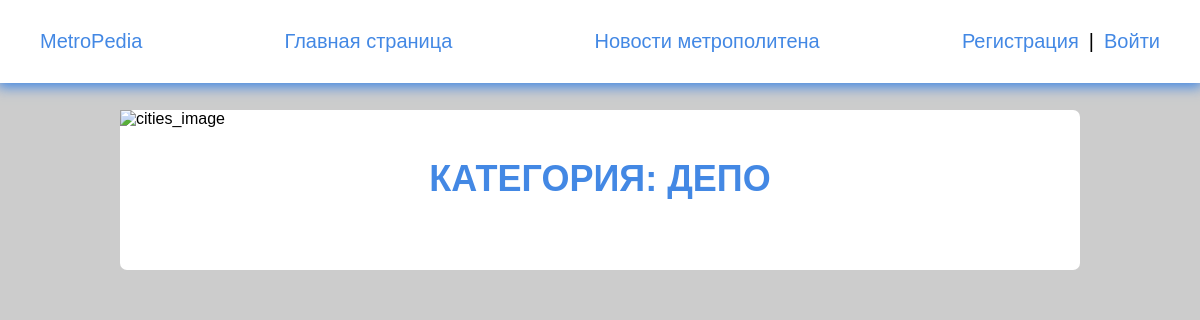
Before: /wiki/depot/ with the older database file.
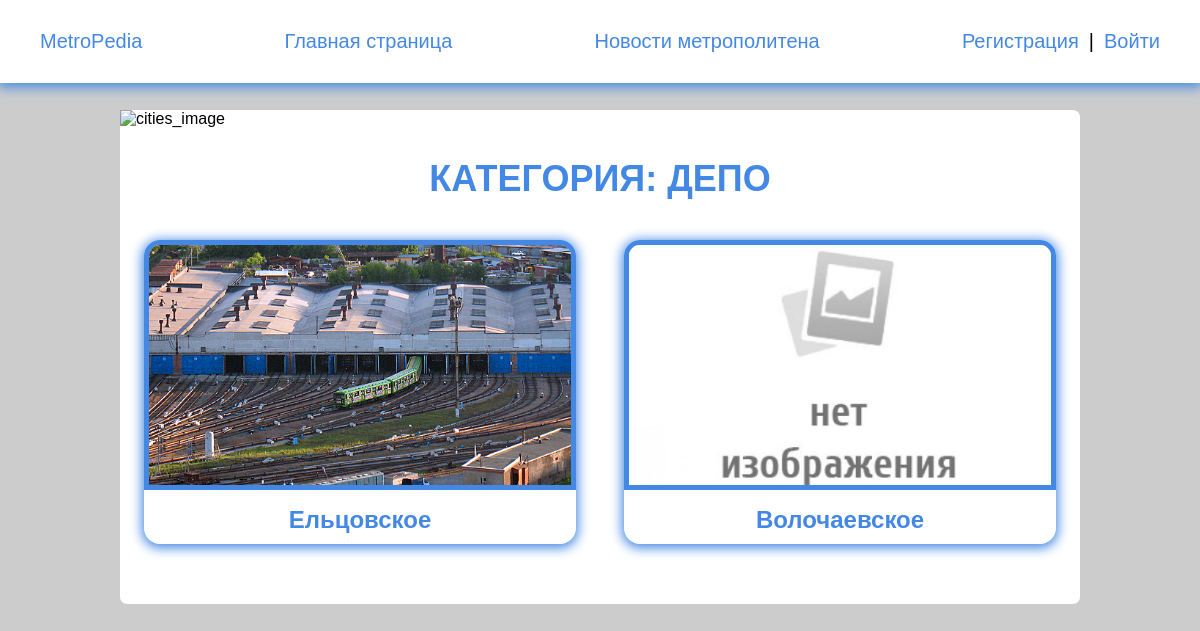
After: the same page with the newer database file.
### metro_wiki/models.py (models this page shows, shortened)
class Depot(models.Model):
    STATUS_TYPE = (
        ('Эксплуатируется', '🚇 Эксплуатируется'),
        ('Строится', '🛠️ Строится'),
        ('Проектируется', '✏ Проектируется'),
        ('Планируется', '📄 Планируется'),
        ('Закрыта', '🔒 Закрыта'),
    )
    number_of_depot = models.IntegerField(default=1, verbose_name='Номер депо')
    title = models.CharField(max_length=100, blank=False, verbose_name='Название депо')
    slug = models.CharField(max_length=100, blank=False, unique=True, verbose_name='Ссылка')
    image = models.ImageField(upload_to='images/%Y/%M/%D', blank=True, verbose_name='Картинка')
    content = RichTextField(blank=True, null=True, verbose_name='Текст', config_name='extends')
    status = models.CharField(max_length=200, choices=STATUS_TYPE, default='Эксплуатируется', verbose_name='Статус')
    index = models.IntegerField(default=0, verbose_name='Номер станций под которым находится',
                                help_text='Укажите 0, чтобы депо отображалось сверху')
    city = models.ForeignKey(City, on_delete=models.PROTECT, verbose_name='Город')
    main_line = models.ForeignKey(Line, on_delete=models.CASCADE, null=True,
                                  verbose_name='Линия на котором она расположена')
    lines = models.ManyToManyField(Line, blank=True, related_name='+', verbose_name='Другие обслуживаемые линии')
    trains = models.ManyToManyField(Train, blank=True, related_name='+', verbose_name='Поезда')
    def get_absolute_url(self):
        return reverse('depot', kwargs={'depot_slug': self.slug})
    class Meta:
        verbose_name = 'Депо'
        verbose_name_plural = 'Депо'
        ordering = ['city', 'number_of_depot']

### metro_wiki/views.py (the view)
# urls.py: path('depot/', Depots.as_view(), name='depots'),
class Depots(DataMixin, ListView):
    model = Depot
    template_name = 'wiki/categories/depots.html'
    context_object_name = 'depots'
    def get_context_data(self, *, object_list=None, **kwargs):
        context = super().get_context_data(**kwargs)
        if self.request.user.is_authenticated:
            context['post_user_count'] = Blog.objects.filter(owner=self.request.user).count
        c_def = self.get_user_context(title='Депо')
        return dict(list(context.items()) + list(c_def.items()))

### main_page/utils.py (called while the page is built)
    @staticmethod
    def get_user_context(**kwargs):
        context = kwargs
        context['menu'] = menu
        context['submenu_editor'] = submenu_editor
        context['cats'] = cats
        return context

### metro_wiki/templates/wiki/categories/depots.html
{% extends 'main_page/base.html' %}
{% load static %}
{% block content %}
    <main class="content post_style">
        <section class="wrap_post">
            <img class="preview_img" src="{% static 'images/depots.jpg' %}" alt="cities_image">
            <h1 class="cat_title">Категория: Депо</h1>
            <ul class="cats_list categories">
                {% for d in depots %}
                <li class="element">
                    <a href="{{ d.get_absolute_url }}">
                        <button class="btn_cats">
                            {% if d.image %}
                            <img src="{{ d.image.url }}" alt="depot_image">
                            {% else %}
                            <img class="station_img" src="{% static 'images/plug.jpg' %}" alt="depot_image">
                            {% endif %}
                            <span>{{ d.title }}</span></button>
                    </a>
                </li>
                {% endfor %}
            </ul>
        </section>
    </main>
{% endblock %}

Changed rows visible on the page:
added Depot: image (picture), title "Ельцовское"
added Depot: title "Волочаевское"
